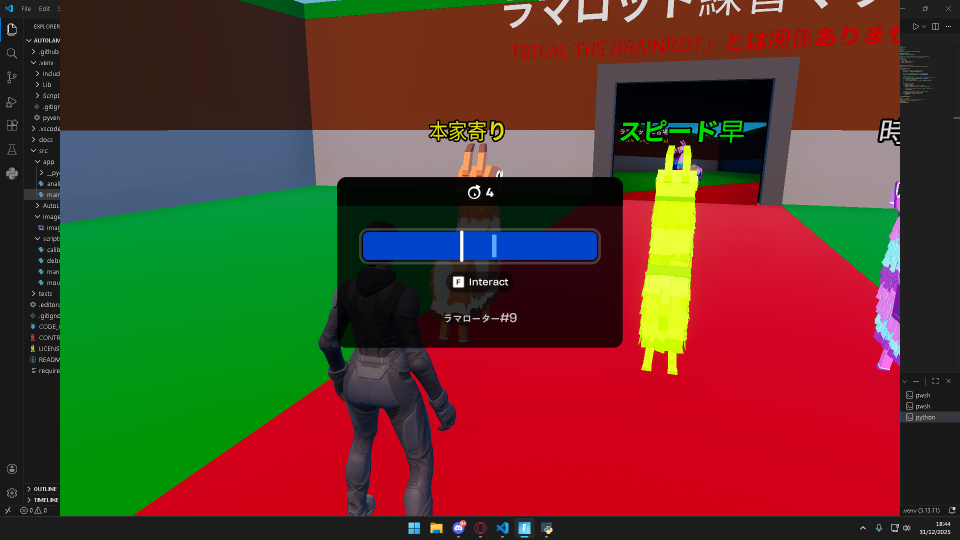
#> input picture AutoLammaROT/src/images/image.png, 1919 x 1079 px (shown at 1/2 size)
$ python manual_frame_analyzer.py
#> lines starting #> are read from the running program, lines starting #| are printed output that depends on the picture; after the words box and inside, x2 and y2 are one past the last pixel; in counts of white or black regions, pixels touching at a corner belong together
#> in processar_imagem, imagem is the input picture: shape (1079, 1919, 3); mean B, G, R 41.7, 57.5, 92.6
import cv2
import numpy as np
from pathlib import Path
import sys

class AnalisadorFrames:
    """Classe para analisar frames de imagens e detectar colisões em uma ROI específica."""

    def __init__(self):
        # Localiza a pasta src/images a partir de src/app/analisador.py
        # .parent (app) -> .parent (src)
        self.projeto_root = Path(__file__).resolve().parent.parent
        self.images_dir = self.projeto_root / "images"

        if not self.images_dir.exists():
            print(f"Aviso: Pasta de imagens não encontrada em {self.images_dir}")

    def analisar_frame(self, imagem, roi_coords=None):
        """
        Analisa o frame para detectar se a linha branca está sobre a área azul.

        Args:
            imagem: Imagem carregada pelo OpenCV (BGR).
            roi_coords (dict): {'x_min': int, 'y_min': int, 'x_max': int, 'y_max': int}
        """
        # 1. Aplicar Recorte (ROI)
        if roi_coords:
            x1, y1 = roi_coords['x_min'], roi_coords['y_min']
            x2, y2 = roi_coords['x_max'], roi_coords['y_max']
            # No NumPy a ordem é [y_start:y_end, x_start:x_end]
            frame_processado = imagem[y1:y2, x1:x2]
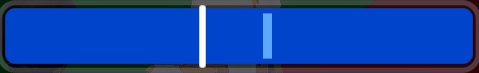
#> frame_processado: shape (73, 479, 3); mean B, G, R 163.4, 66.2, 17.6
        else:
            frame_processado = imagem
            x1, y1 = 0, 0

        # 2. Converter para HSV
        hsv = cv2.cvtColor(frame_processado, cv2.COLOR_BGR2HSV)
#> hsv: shape (73, 479, 3); mean H, S, V 107, 212.8, 167.8

        # 3. Definição de Cores CALIBRADAS
        # Azul (Zona de Acerto) - Valores obtidos na sua calibração
        azul_baixo = np.array([35, 146, 255])
        azul_alto = np.array([108, 165, 255])

        # Branco (Linha Indicadora)
        branco_baixo = np.array([0, 0, 200])
        branco_alto = np.array([180, 40, 255])

        # 4. Criar Máscaras
        mask_azul = cv2.inRange(hsv, azul_baixo, azul_alto)
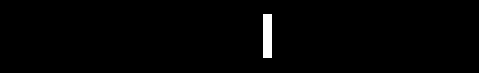
#> mask_azul: shape (73, 479); 1.1% white; 1 white region, box (x1, y1, x2, y2) and area: (263, 14, 272, 58) 396
        mask_branco = cv2.inRange(hsv, branco_baixo, branco_alto)
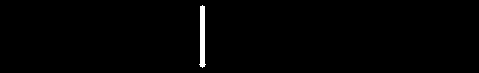
#> mask_branco: shape (73, 479); 0.88% white; 1 white region, box (x1, y1, x2, y2) and area: (199, 5, 206, 68) 309

        # 5. Localizar Coordenadas X
        # Extraímos apenas as colunas onde há pixels detectados (índice [1])
        pixels_azul = np.where(mask_azul > 0)[1]
#> pixels_azul = 396 values, max 271 at index 8, min 263 at index 0, mean 267
        pixels_branco = np.where(mask_branco > 0)[1]
#> pixels_branco = 309 values, max 205 at index 297, min 199 at index 291, mean 202

        if len(pixels_azul) > 0 and len(pixels_branco) > 0:
            # Posições relativas à imagem original (somando o offset x1)
            x_min_azul = np.min(pixels_azul) + x1
#> x_min_azul = 984
            x_max_azul = np.max(pixels_azul) + x1
#> x_max_azul = 992

            # Usamos a mediana para encontrar o centro da linha branca
            x_barra = np.median(pixels_branco) + x1
#> x_barra = 923

            # Lógica de Colisão: verifica se o centro da barra está dentro do range azul
            colisao = x_min_azul <= x_barra <= x_max_azul
#> colisao = False

            return {
                "colisao": colisao,
                "area_azul": (int(x_min_azul), int(x_max_azul)),
                "pos_barra": int(x_barra),
                "sucesso": True
            }

        return {"colisao": False, "sucesso": False, "msg": "Elementos não detectados na ROI"}

    def processar_imagem(self, nome_arquivo, roi_coords=None):
        """Carrega e processa uma imagem específica na pasta images/."""
        caminho = self.images_dir / nome_arquivo

        if not caminho.exists():
            return {"erro": f"Arquivo {nome_arquivo} não encontrado."}

        imagem = cv2.imread(str(caminho))
        if imagem is None:
            return {"erro": f"Falha ao carregar imagem: {nome_arquivo}"}

        resultado = self.analisar_frame(imagem, roi_coords)
#> resultado = {'colisao': False, 'area_azul': (984, 992), 'pos_barra': 923, 'sucesso': True}
        resultado["arquivo"] = nome_arquivo
        return resultado

    def _exibir_resultado(self, res):
        """Formata o output no terminal com cores e status."""
        if "erro" in res:
            print(f"❌ Erro: {res['erro']}")
        elif res.get("sucesso"):
            status = "✅ COLISÃO!" if res["colisao"] else "⏳ Aguardando..."
            print(f"{status} | Arq: {res['arquivo']}")
            print(f"   ↳ Posição Barra: {res['pos_barra']}")
            print(f"   ↳ Alvo (Min/Max): {res['area_azul']}")
        else:
            print(f"⚠️ {res['arquivo']}: {res.get('msg')}")
        print("-" * 50)

# --- Exemplo de Uso ---
if __name__ == "__main__":
    analisador = AnalisadorFrames()

    # Configurações para modo JANELA 1680 X 1050
    minha_roi = {
        "x_min": 721,
        "y_min": 456,
        "x_max": 1200,
        "y_max": 529
    }

    # Nome da imagem que deve estar em src/images/
    arquivo_teste = "image.png"

    print(f"Iniciando análise da ROI em: {minha_roi}")
    resultado = analisador.processar_imagem(arquivo_teste, roi_coords=minha_roi)
#> resultado = {'colisao': False, 'area_azul': (984, 992), 'pos_barra': 923, 'sucesso': True, 'arquivo': 'image.png'}
    analisador._exibir_resultado(resultado)
#> in _exibir_resultado, `status = "✅ COLISÃO!" if res["colisao"] else "⏳ Aguardando..."`: status = '⏳ Aguardando...'
#> (printed output is left out)
#|    ↳ Posição Barra: 923
#|    ↳ Alvo (Min/Max): (984, 992)
